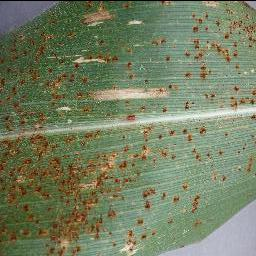
#> input picture test1.JPG, 256 x 256 px
$ python -i ImageSegmentation.py   (imports and definitions only)   (older library calls are emulated)
#> lines starting #> are read from the running program, lines starting #| are printed output that depends on the picture; after the words box and inside, x2 and y2 are one past the last pixel; in counts of white or black regions, pixels touching at a corner belong together
#> further down, picture is the input picture: shape (256, 256, 3); mean B, G, R 97.5, 127, 117.1
# -*- coding: utf-8 -*-
"""
Created on Fri Jan 15 17:13:36 2021

@author: vedhs
"""
import numpy as np
import cv2 as cv


def segmentImage(image,l_h=37,l_s=37,l_v=58,u_h=58,u_s=255,u_v=255):

#> called with l_h = 37, l_s = 37, l_v = 58, u_h = 58, u_s = 255, u_v = 255
    image=cv.resize(image,(256,256))

    hsv=cv.cvtColor(image,cv.COLOR_BGR2HSV)
#> hsv: shape (256, 256, 3); mean H, S, V 46.4, 77, 131.3

    l_b=np.array([l_h,l_s,l_v])
    u_b=np.array([u_h,u_s,u_v])

    mask=cv.inRange(hsv,l_b,u_b)
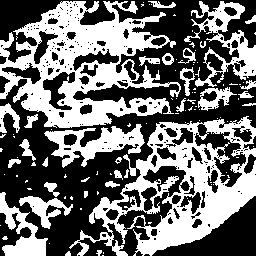
#> mask: shape (256, 256); 43.6% white; 105 white regions (73 under 20 px), largest, box (x1, y1, x2, y2) and area: (0, 1, 181, 128) 10737, (69, 116, 256, 256) 9546, (184, 1, 256, 87) 2034

    res=cv.bitwise_and(image,image,mask=mask)
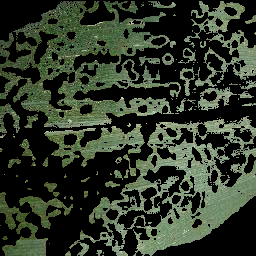
#> res: shape (256, 256, 3); mean B, G, R 41.1, 55.8, 47
    return res

# [123 lines left out: functions smoothMask, overlayImageOnMask, segmentFF, not called in this run]

>>> import cv2
>>> picture = cv2.imread('test1.JPG')
>>> result = segmentImage(picture)
